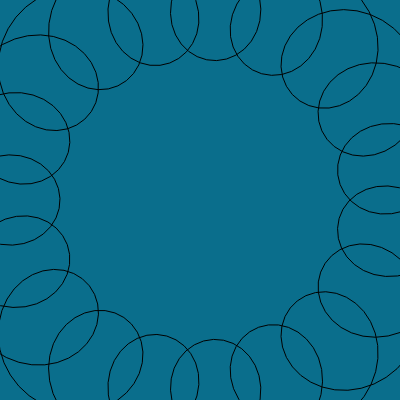
Frame 1 (no input)
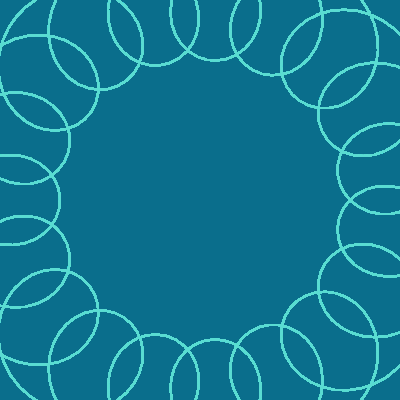
Frame 60 (no input)
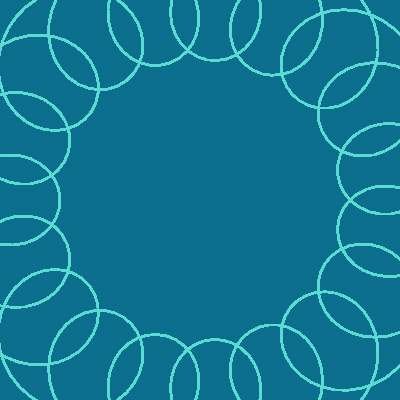
Frame 120 (the mouse pressed at the canvas centre since frame 60)

The p5.js sketch that drew these frames (run headless with seeded random() and noise() and a simulated clock; from frame 60 on, the mouse is pressed at the canvas centre):

// p5.js sketch
// ── sketch.js
function preload(){// preload assets
}

function setup() {
  createCanvas(400, 400);
  background(10, 110, 140); // noch zu klären, aber von mir festgelegt (optional dark & light mode)
  // angleMode(DEGREES); 

  // Wenn ich über die Eingabefelder was schreiben möchte, mache ich das dann am beste in HTML?
  textField = createInput('Datum'); // wsl unnötig bei meinem Projekt bzbw. Datum würde autom. generiert werden -> gibt es das? 
  textField.position(420, 100); // position of the input
  textField.size(100); // size of input

  slider = createSlider(0, 200, 50, 10); // Wenn ich mehrere Slider habe, wie benenne ich sie? 
  slider.position(420, 150);
  slider.size(100);
}

function draw() {

  var context = canvas.getContext('2d'); // was heißt das context? Was definiert das? Und worfür steht das 2d? 
  //Bzw. in anderem Bsp:  "var ctx = document.getElementById('myCanvas').getContext('2d');" was heißt das? Muss ich was verknüpfen?

  drawSpirograph(context, canvas.width/2, canvas.height/2, // warum funktioniert das mit der Hälfte nicht? (200, 200 geht)
  200, //Radius Kreis Umlaufbahn
  60,  // Radius Kreis Inlay 
  20); //Anzahl der Umdrehungen/ Abstand/ Geschwindigkeit ?

  function drawSpirograph(context, cx, cy, radius1, radius2, ratio) {
    var x, y, theta; // für was steht theta? Ist das immer die Spanne von 0 bis 2PI by default?
  
    // Move to starting point (theta = 0)
    context.beginPath();
    context.moveTo(cx + radius1 + radius2, cy);
  
    // Draw segments from theta = 0 to theta = 2PI
    for (theta = 0; theta <= Math.PI * 2; theta += 0.01) {
      x = cx + radius1 * Math.cos(theta) + radius2 * Math.cos(theta * ratio);
      y = cy + radius1 * Math.sin(theta) + radius2 * Math.sin(theta * ratio);
      context.lineTo(x, y);
    }

    context.stroke();
    stroke (90, 220, 210); // Farbe soll über Regler bestimmt werden 
    strokeWeight(2); //Kontur lege ich fest
  }


}
